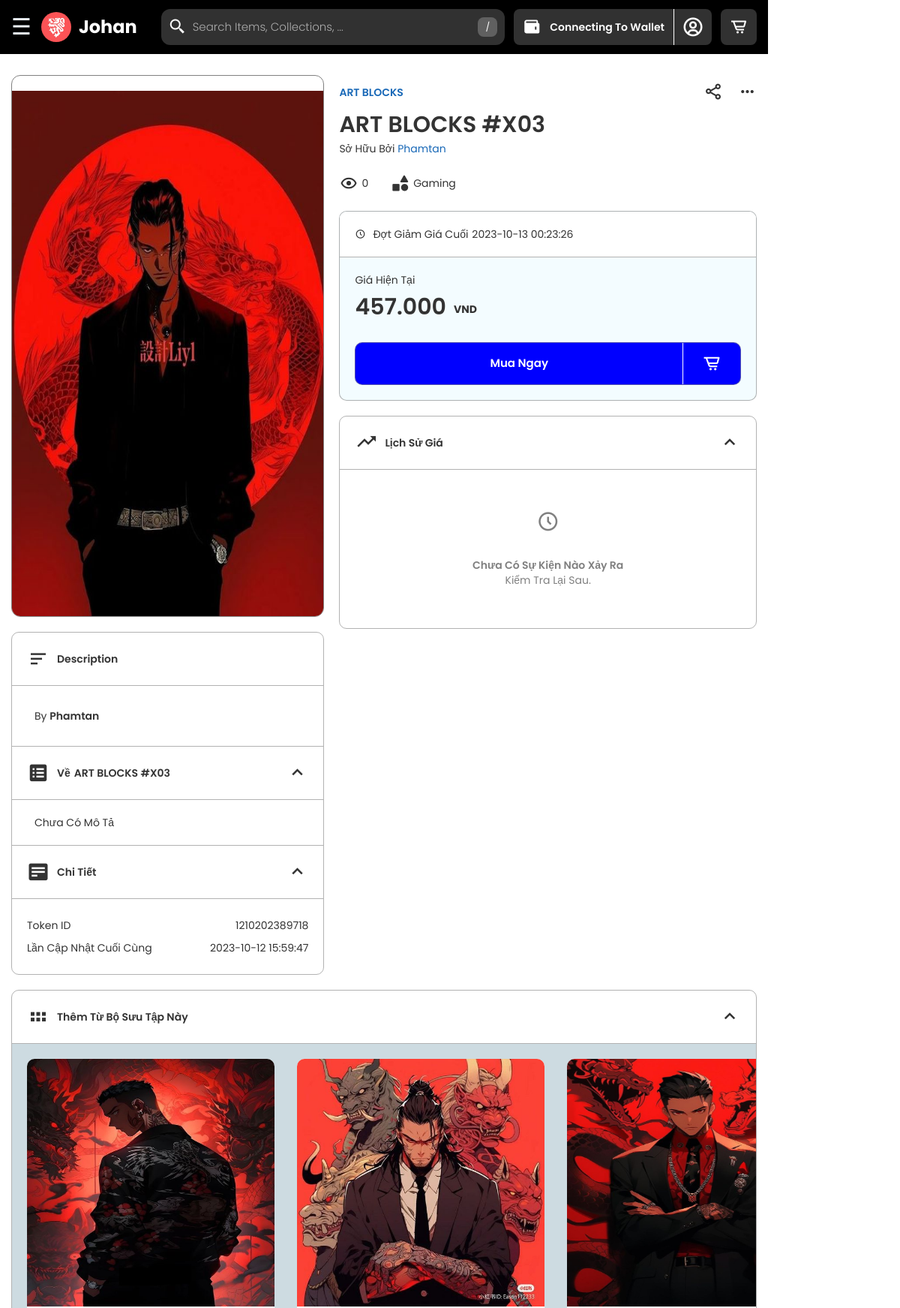
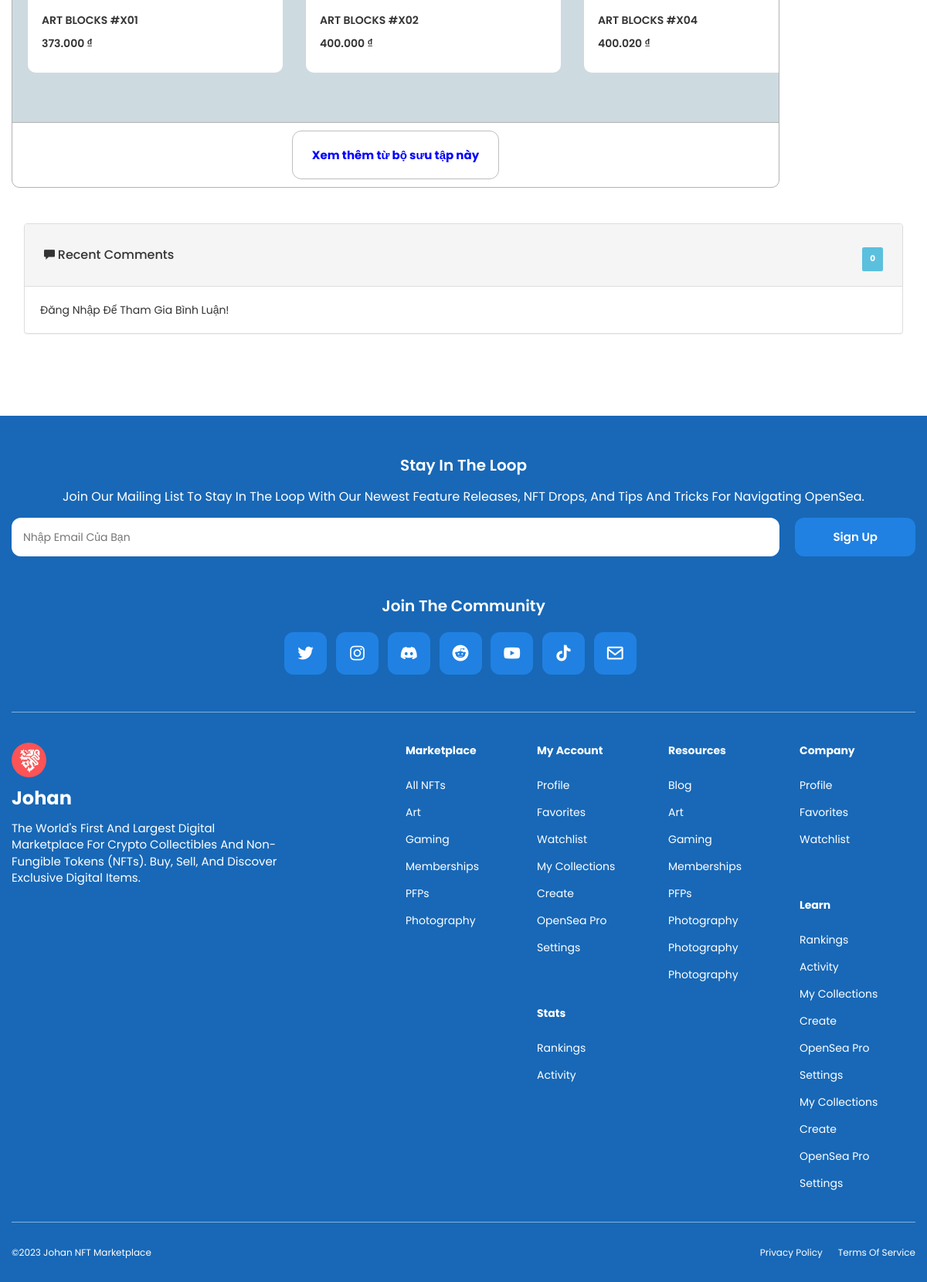
The app's page /Controller/index.php?act=NFTdetail&NFTIDdetails=15 with its own data (2 pictures, top to bottom).
### tables this page shows
CREATE TABLE `nfts` (
  `NFTID` int(11) NOT NULL,
  `Name` varchar(100) NOT NULL,
  `Description` varchar(1000) DEFAULT NULL,
  `ImageURL` varchar(255) NOT NULL,
  `FileURL` varchar(255) DEFAULT NULL,
  `CreatedAt` datetime NOT NULL,
  `UpdatedAt` timestamp NOT NULL DEFAULT current_timestamp() ON UPDATE current_timestamp(),
  `CodeNFTs` varchar(11000) NOT NULL,
  `OwnerID` int(11) NOT NULL,
  `CollectionID` int(11) NOT NULL,
  `views` int(11) NOT NULL DEFAULT 0
);

CREATE TABLE `user` (
  `UserID` int(11) NOT NULL,
  `username` varchar(50) NOT NULL,
  `Password` varchar(100) NOT NULL,
  `Email` varchar(255) NOT NULL,
  `BankName` varchar(50) DEFAULT NULL,
  `BankAccountNumber` varchar(20) DEFAULT NULL,
  `AvatarImage` varchar(255) DEFAULT 'main.jpg',
  `CoverImage` varchar(255) DEFAULT NULL,
  `Role` enum('admin','user') NOT NULL DEFAULT 'user',
  `Bio` varchar(100) DEFAULT NULL
);

CREATE TABLE `collections` (
  `CollectionID` int(11) NOT NULL,
  `Name` varchar(100) NOT NULL,
  `Description` varchar(2000) DEFAULT NULL,
  `LogoImage` varchar(255) DEFAULT NULL,
  `FeaturedImage` varchar(255) DEFAULT NULL,
  `BannerImage` varchar(255) DEFAULT NULL,
  `CreatedAt` datetime NOT NULL,
  `UpdatedAt` timestamp NOT NULL DEFAULT current_timestamp() ON UPDATE current_timestamp(),
  `CategoryID` int(11) NOT NULL,
  `CreatorID` int(11) NOT NULL,
  `Floor` int(11) DEFAULT NULL,
  `Views` int(11) NOT NULL DEFAULT 0,
  `Volume` int(11) NOT NULL DEFAULT 0
);

CREATE TABLE `categoriy` (
  `CategoriyID` int(2) NOT NULL,
  `Name` varchar(50) NOT NULL,
  `OrderCT` int(2) NOT NULL,
  `Home` enum('show','hide') NOT NULL DEFAULT 'show',
  `Description` varchar(2000) DEFAULT NULL,
  `URLImage` varchar(255) NOT NULL
);

### View/NFTDetails.php (the view, shortened to what the rows shown need)
<main class="main-payment-page">
<div class="grid-main-section-payment" style="margin-top: 70px;">
    <section class="payment-section-one">
        <div class="canhoatu-reponsive display-flex-user-umcp padding-32px">
            <div class="canhoatu-21s-reponsive grid-rows-20px">
                <div class="canhoatu-31s-reponsive  overflow-hidden">
                    <div class="canhoatu-41s-reponsive display-flex-user-umcp">
                    </div>
                    <div class="canhoatu-41xxx-reponsive">
                        <div>
                            <img id="johanfpolynay" src="<?php echo $urlFOLDERImageNFT.$getInformationofNFTs['ImageURL'] ;?>" alt="">
                        </div>
                    </div>
                </div>
                <div class="left-combo">
                    <div>
                        <div class="head-list">
                            <div class="headlist-left">
                                <div>
                                    <i class='bx bx-menu-alt-left' ></i>
                                </div>
                                <div>
                                   <span>Description</span>
                                </div>
                            </div>
                        </div>
                    </div>
                    <div class="by-main-user-border-1px-top">
                        <div class="by-main-user-padding">
                            <div>By <span class="font-weight-600"><?php echo $getInformationofNFTs['username'] ;?></span></div>
                        </div>
                    </div>
                    <div class="by-main-user-border-1px-top">
                        <div class="head-list">
                            <div class="headlist-left">
                                <div>
                                    <i class='bx bxs-spreadsheet'></i>
                                </div>
                                <div>
                                   <span>Về</span><span class="padding-left-5px"><?php echo $getInformationofNFTs['Name'] ;?></span>
                                </div>
                            </div>
                            <div class="headlist-right" id="btnlayra-up">
                                <i id="maccamsuu" class='bx bx-chevron-up'></i>
                            </div>
                        </div>
                        <div class="list-all-item by-main-user-border-1px-top" id="khongthuvi">
                            <div class="daithan-hoacong padding-left-right-20">
                                <div class="display-flex-user-umcp">
                                    <div class="nhanniemthanhthan font-14px grid-rows-20px">
                                        <?php
                                            if ($getInformationofNFTs['Description'] == null) {
                                                echo "Chưa có mô tả";
                                            }
                                            else{
                                                echo $getInformationofNFTs['Description'];
                                            }
                                        ?>
                                    </div>
                                </div>
                            </div>
                        </div>
                    </div>
                    <div class="by-main-user-border-1px-top">
                        <div class="head-list">
                            <div class="headlist-left">
                                <div>
                                    <i class='bx bxs-detail'></i>
                                </div>
                                <div>
                                   <span>Chi tiết</span>
                                </div>
                            </div>
                            <div class="headlist-right" id="thientuegia">
                                <i class='bx bx-chevron-up' id="nhuccaidaau"></i>
                            </div>
                        </div>
                        <div class="list-all-item by-main-user-border-1px-top" id="vanvatquytong">
                            <div class="padding-25px-20px">
                                <div class="phan-chia-chi-tiet">
                                    <div class="display-flex-user-umcp justify-content-space-between">
                                        <div>Token ID</div>
                                        <div class="TokenID"><?php echo$getInformationofNFTs['CodeNFTs'] ;?></div>
                                    </div>
                                    <div class="display-flex-user-umcp justify-content-space-between">
                                        <div>Lần cập nhật cuối cùng</div>
                                        <div class="UpdatedAtnNFTs"><?php echo$getInformationofNFTs['UpdatedAt'] ;?></div>
                                    </div>
                                </div>
                            </div>
                        </div>
                    </div>
                </div>
            </div>
            <div class="cantasi-56">
                <div class="reponsive-up-on-top">
                    <div class="nhatchigian">
                        <div class="hoavanchita display-flex-user-umcp" style="justify-content: space-between; align-items: center; padding: 10px 0;">
                            <div class="chiemcu-name display-flex-user-umcp" style="align-items: center;">
                                <a href="index.php?act=collections&idcollec=<?php echo $getInformationofNFTs['IDCOLLEC'] ?>"><span id="namechu" style="color: rgb(24, 104, 183); font-weight: 600;"><?php echo $getInformationofNFTs['NameCollections'];?></span></a>
                            </div>
                            <div class="display-flex-user-umcp" style="align-items: center; font-size: 25px;">
                                <i class='bx bx-share-alt' style="padding-right: 20px;"></i>
                                <i class='bx bx-dots-horizontal-rounded'></i>
                            </div>
                        </div>
                    </div>
                    <div class="hoatrung" id="layten">
                        <p class="johan-28473" id="layoday"><?php echo $getInformationofNFTs['Name'];?></p>
                        <p class="hoaha">Sở hữu bởi <span class="color-rgb-24-104-183"><?php echo $getInformationofNFTs['username'] ;?></span></p>
                    </div>
                </div>
                <div class="kanyousan">
                    <div>
                        <i class='bx bx-show' ></i>
                        <p class="viewsNFT">0</p>
                    </div>
                    <div>
                        <i class='bx bxs-shapes'></i>
                        <p class="CategorysCollections"><?php echo $getInformationofNFTs['NameCategory'];  ?></p>
                    </div>
                </div>
                <div class="datve-width-tong-reponsive grid-rows-20px">
                    <div class="button-purchase">
                        <div class="times-and-sales">
                            <div><i class='bx bx-time-five'></i></div>
                            <div><span>Đợt giảm giá cuối</span><span class="times-cu-the"><?php echo $getInformationofNFTs['CreatedAtPrice'];  ?></span></div>
                        </div>
                        <div class="padding-full">
                            <p>Giá hiện tại</p>
                            <div class="dis-p display-flex-user-umcp" style="column-gap: 10px;">
                                <p id="laygiatri" style="font-size: 30px; font-weight: 600;">
                                    <?php
                                        if ($getInformationofNFTs['ListedPrice'] == 0 || $getInformationofNFTs['ListedPrice'] == null){
                                            echo "Chưa mở bán!";
                                        }
                                        else{
                                            $getInformationofNFTs['ListedPrice'] = number_format($getInformationofNFTs['ListedPrice'], 0, ',', '.');
                                            echo $getInformationofNFTs['ListedPrice'];
                                        }
                                    ?>
                                </p>
                                <span style="font-weight: 700;" id="donvi">
                                    <?php
                                        if ($getInformationofNFTs['ListedPrice'] == 0 || $getInformationofNFTs['ListedPrice'] == null){
                                            echo "";
                                        }
                                        else{
                                            echo 'VND';
                                        }
                                    ?>
                                </span>
                            </div>
                            <div class="button-flex" style="width:100%; margin-top: 20px;">
                                <button class="button-buy-nows" id="cart-btn-payment" style="width:100%;">
                                    <div class="text-button-buy-nows">
                                        <span>Mua ngay</span>
                                    </div>
                                    <div class="yohan-padding-left" id="thankivaysao">
                                        <i class='bx bx-cart-alt' ></i>
                                    </div>
                                </button>
                            </div>
                        </div>
                    </div>
                    <div class="listings">
                        <div class="head-list">
                            <div class="headlist-left">
                                <div >
                                    <i  class='bx bx-trending-up'></i>
                                </div>
                                <div>
                                   <span>Lịch sử giá</span>
                                </div>
                            </div>
                            <div class="headlist-right" id="nghesimandan">
                                <i id="canhmagrs" class='bx bx-chevron-up'></i>
                            </div>
                        </div>
                        <div class="list-all-item by-main-user-border-1px-top" id="price-history-content">
                            <div class="johan-padding">
                                <div class="end-5671">
                                    <i class='bx bx-time-five' ></i>
                                </div>
                                <div class="end-back-laster">
                                    <div class="font-weight-600">Chưa có sự kiện nào xảy ra</div>
                                    <div class="color-gray">
                                        Kiểm tra lại sau.
                                    </div>
                                </div>
                            </div>
                        </div>
                    </div>
                </div>
            </div>
        </div>
    </section>
<section class="payment-section-three">
    <div class="padding-32px">
        <div class="content-section-two ">
            <div class="head-list">
                <div class="headlist-left">
                    <div>
                        <i class='bx bx-grid-horizontal'></i>
                    </div>
                    <div>
                       <span>Thêm từ bộ sưu tập này</span>
                    </div>
                </div>
                <div class="headlist-right" id="kiemchamcuuthien">
                    <i class='bx bx-chevron-up' id="cachhoatuyvan"></i>
                </div>
            </div>
            <div class="list-all-item by-main-user-border-1px-top" id="vinhhoaaces">
                <div>
                    <div class="content-more-item-product">
                        <div class="bienhoabentrong" id="canhvantathan-mon235">
                            <?php
                                foreach($getNFTsInvolves as $gg){
                                    extract($gg, EXTR_PREFIX_ALL, 'Involves');
                                    if ($Involves_ListedPrice == null || $Involves_ListedPrice == 0) {
                                        $Involves_ListedPrice = "Chưa mở bán";
                                    }
                                    else{
                                        $Involves_ListedPrice = number_format($Involves_ListedPrice, 0, ',', '.');
                                        $Involves_ListedPrice = $Involves_ListedPrice . ' ₫';
                                    }
                                    echo '
                                    <div class="product-items-johan-xyh">
                                        <div class="cover-img-xyh">
                                            <img src="'.$urlFOLDERImageNFT.''.$Involves_ImageURL.'" alt="">
                                        </div>
                                        <div class="khung-content-text">
                                            <div class="part-top-devide font-weight-600 font-14px">
                                                <div class="name-part-top">'.$Involves_Name.'</div>
                                                <div><span class="giatricuapro">'.$Involves_ListedPrice.'</span> <span class="donvicuapro"></span></div>
                                            </div>
                                            <div>
                                            </div>
                                            <div class="blue-button">
                                                <button class="buy-blue"> Mua ngay</button>
                                                <button class="cart-i"><i class="bx bx-cart-alt"></i></button>
                                            </div>
                                        </div>
                                    </div>
                                    ';
                                }
                            ?>
                        </div>
                    </div>
                    <div class="johan-view-button by-main-user-border-1px-top">
                        <a href="/collections user.html"><button id="chuyentrangWindowns">Xem thêm từ bộ sưu tập này</button></a>
                    </div>
                </div>
            </div>
        </div>
    </div>
</section>
</div>
</main>

### records on screen
nfts: ImageURL (picture), OwnerID.username "Phamtan", Name "ART BLOCKS #X03", CodeNFTs "1210202389718", UpdatedAt "2023-10-12 15:59:47", CollectionID.Name "ART BLOCKS", categoriy.Name "Gaming"
nfts: shows a picture, Involves_Name "ART BLOCKS #X01", Involves_ListedPrice "373.000 ₫"
nfts: shows a picture, Involves_Name "ART BLOCKS #X02", Involves_ListedPrice "400.000 ₫"
nfts: shows a picture, Involves_Name "ART BLOCKS #X04", Involves_ListedPrice "400.020 ₫"

### other values on screen
$getInformationofNFTs['CreatedAtPrice'] "2023-10-13 00:23:26"
$getInformationofNFTs['ListedPrice'] "457.000"
